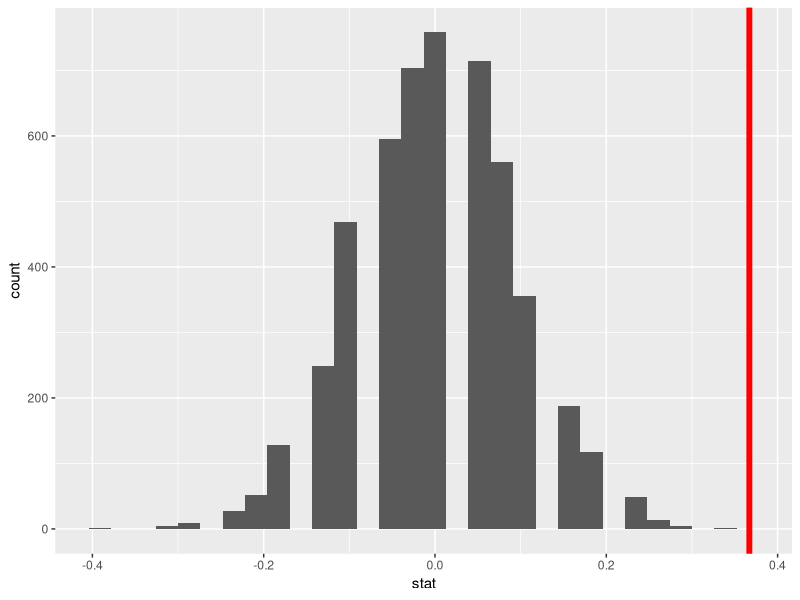
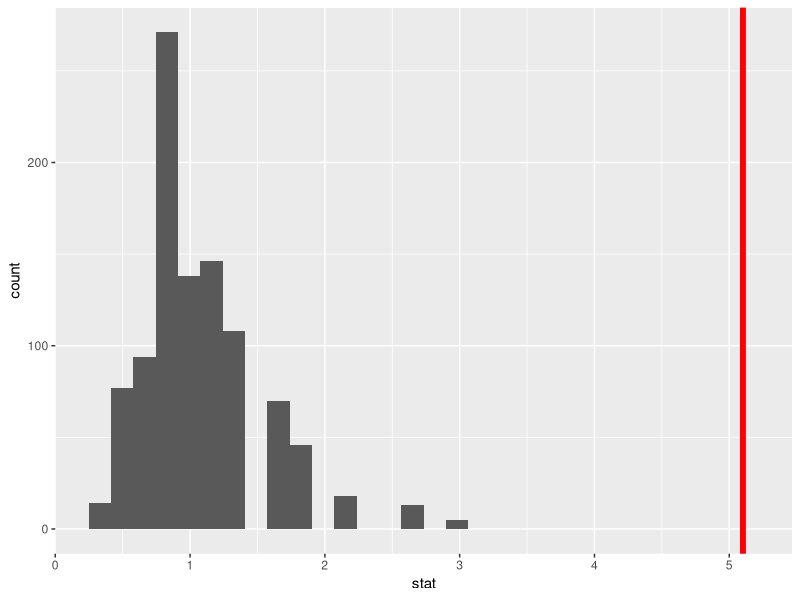
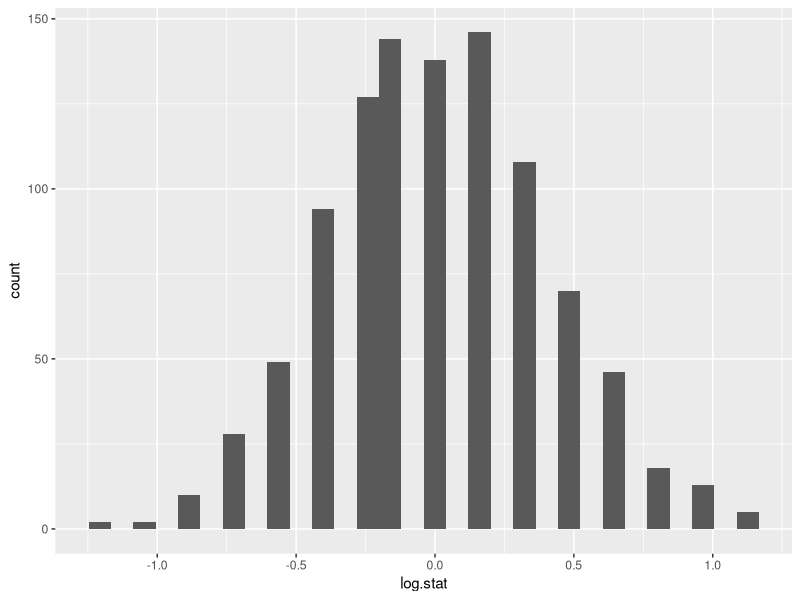

Source code (R) for these figures, in order:
## ---- chunk 1
knitr::opts_chunk$set(echo = TRUE,fig.width=12, fig.height=6,fig.show = "hide")
library(tidyverse)
library(GGally)
options(tinytex.verbose = TRUE)
## ---- chunk 2
donor.dat<-read.table("donor.txt",header=T)
donor.dat <-donor.dat %>% filter(Default !="opt-out")%>%droplevels()
my.table<-table(donor.dat$Choice,donor.dat$Default)
my.table 
## ---- chunk 3
M<-5000
results<-data.frame(trial=seq(1,M),stat=NA)
for(i in 1:M){
  donor.dat.mod <- donor.dat %>% mutate(shuff.cat=sample(Default))
  my.table<-table(donor.dat.mod$Choice,donor.dat.mod$shuff.cat)
  p.tabl<-prop.table(my.table,2)
  results[i,]$stat<-p.tabl[1,1]-p.tabl[1,2]
}
results %>% ggplot(aes(x=stat))+geom_histogram()+
  geom_vline(xintercept=0.367,lwd=2,color="red")
## ---- chunk 4
my.table<-table(donor.dat$Default,donor.dat$Choice)
#NOTE THIS IS DIFFERENT THAN OUR VISUALIZATION
#Look at ?prop.test
prop.test(my.table,correct = FALSE)
## ---- chunk 5
p1=.7857
p2=.4182
n1=56
n2=55
se.ci=sqrt(p1*(1-p1)/n1+p2*(1-p2)/n2)
multiplier=qnorm(.975)
(p1-p2)-multiplier*se.ci
(p1-p2)+multiplier*se.ci

## ---- chunk 6
pi=(44+23)/(44+23+12+32)
pi
## ---- chunk 7
cell11=(44-32.4)^2/32.4
cell21=(12-21.6)^2/21.6
cell12=(23-33)^2/33
cell22=(32-22)^2/22
cell11+cell21+cell12+cell22
## ---- chunk 8
p1=44/(44+12)
Odds1=p1/(1-p1)
Odds1
## ---- chunk 9
p2=23/(23+32)
Odds2=p2/(1-p2)
Odds2
## ---- chunk 10
Our.OR<-Odds1/Odds2
M<-1000
results<-data.frame(trial=seq(1,M),stat=NA)
for(i in 1:M){
  donor.dat.mod <- donor.dat %>% mutate(shuff.cat=sample(Default))
  my.table<-table(donor.dat.mod$Choice,donor.dat.mod$shuff.cat)
  p.tabl<-prop.table(my.table,2)
  Odds.sim1<-p.tabl[1,1]/(1-p.tabl[1,1])
  Odds.sim2<- p.tabl[1,2]/(1-p.tabl[1,2])
  results[i,]$stat<-Odds.sim1/Odds.sim2
}
results %>% ggplot(aes(x=stat))+geom_histogram()+geom_vline(xintercept = Our.OR,lwd=2,color="red")
## ---- chunk 11
results <- results %>% mutate(log.stat=log(stat))
results %>% ggplot(aes(x=log.stat))+geom_histogram()
## ---- chunk 12
donor.dat <-donor.dat %>% mutate(bin.outcome=ifelse(Choice=="donor",1,0))
my.glm<-glm(bin.outcome~Default,data=donor.dat,family="binomial")
coef(my.glm)
